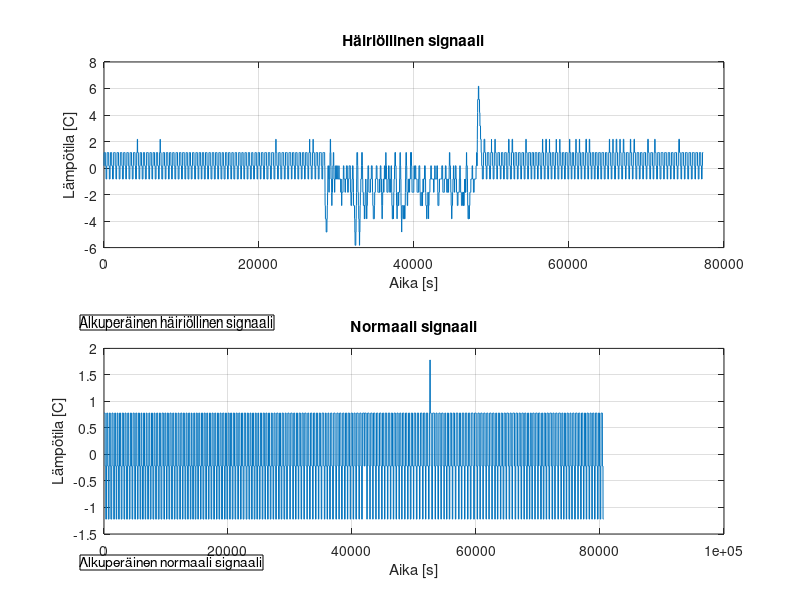
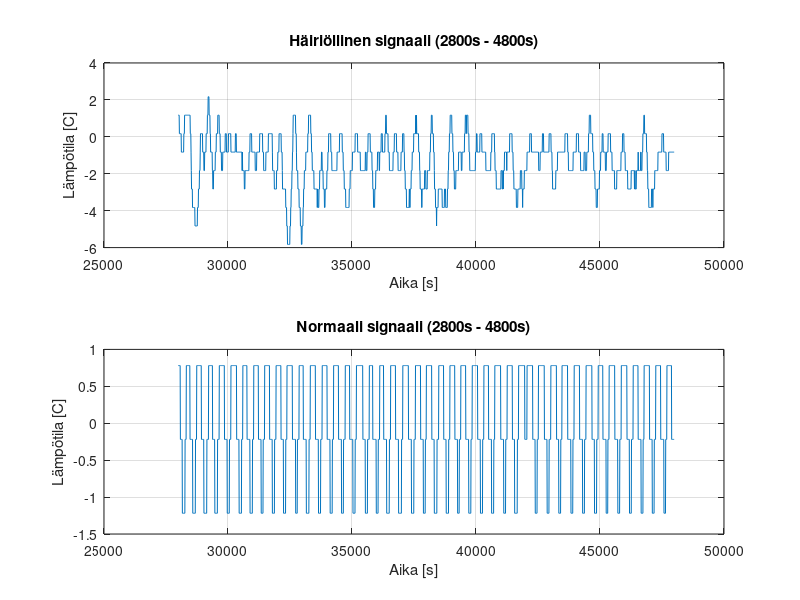
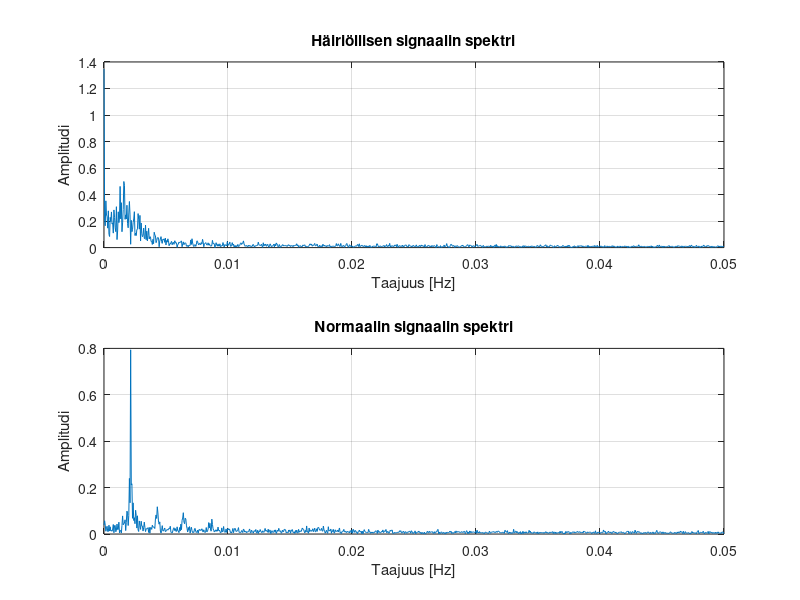

Write MATLAB code to recreate these figures, in order.
% DiSiPer - lisätehtävä 3 - Janne Bragge

close all

% 1. Luetaan tiedostot
data_fault = load('fc_fault.mat');
if isempty(data_fault)
    error('Virhe: fc_fault.mat -tiedoston lataaminen epäonnistui.');
end

data_norm = load('fc_norm.mat');
if isempty(data_norm)
    error('Virhe: fc_norm.mat -tiedoston lataaminen epäonnistui.');
end

% Muodostetaan muuttujat
fault_signal = data_fault.fc_fault;
norm_signal = data_norm.fc_norm;

% Näytteistystaajuus
fs = 0.1; % Hz
dt = 1 / fs; % Näyteväliaika

% 2. Luodaan aikavektori ja piirretään alkuperäiset signaalit
t_fault = 0 : dt : (length(fault_signal) - 1) * dt;
t_norm = 0 : dt : (length(norm_signal) - 1) * dt;

figure;
subplot(2, 1, 1);
plot(t_fault, fault_signal);
xlabel('Aika [s]');
ylabel('Lämpötila [C]');
title('Häiriöllinen signaali');
grid on;
annotation('textbox', [0.1, 0.45, 0.3, 0.05], 'String', 'Alkuperäinen häiriöllinen signaali');

subplot(2, 1, 2);
plot(t_norm, norm_signal);
xlabel('Aika [s]');
ylabel('Lämpötila [C]');
title('Normaali signaali');
grid on;
annotation('textbox', [0.1, 0.05, 0.3, 0.05], 'String', 'Alkuperäinen normaali signaali');

waitforbuttonpress;

% 3. Luodaan uudet muuttujat rajoitetulle aikavälille
start_index = 2800;
end_index = 4800;

fault_signal_zoom = fault_signal(start_index:end_index);
norm_signal_zoom = norm_signal(start_index:end_index);

% 4.  Lasketaan zoomatut aikavektorit alkuperäisten perusteella
t_zoom_fault = t_fault(start_index:end_index);
t_zoom_norm = t_norm(start_index:end_index);

% 5. Piirretään rajoitetun aikavälin signaalit
figure;

subplot(2, 1, 1);
plot(t_zoom_fault, fault_signal_zoom);
xlabel('Aika [s]');
ylabel('Lämpötila [C]');
title('Häiriöllinen signaali (2800s - 4800s)');
grid on;

subplot(2, 1, 2);
plot(t_zoom_norm, norm_signal_zoom);
xlabel('Aika [s]');
ylabel('Lämpötila [C]');
title('Normaali signaali (2800s - 4800s)');
grid on;

waitforbuttonpress;

% 6. Muodostetaan ja piirretään amplitudispektrit
N_fault = length(fault_signal_zoom);
N_norm = length(norm_signal_zoom);

% --- Tarkistetaan signaalien pituudet (parillinen/pariton) ---
if mod(N_fault, 2) == 0
    disp('fault_signal_zoom on parillisen pituinen.');
else
    disp('fault_signal_zoom on parittoman pituinen.');
end

if mod(N_norm, 2) == 0
    disp('norm_signal_zoom on parillisen pituinen.');
else
    disp('norm_signal_zoom on parittoman pituinen.');
end
% -------------------------------------------------------------


f_fault = fs * (0 : (N_fault / 2)) / N_fault;
f_norm = fs * (0 : (N_norm / 2)) / N_norm;

fault_fft = fft(fault_signal_zoom);
norm_fft = fft(norm_signal_zoom);

P1_fault = abs(fault_fft / N_fault);
P1_norm = abs(norm_fft / N_norm);

P2_fault = P1_fault(1 : (N_fault / 2) + 1);
P2_norm = P1_norm(1 : (N_norm / 2) + 1);

% ---  amplitudiskaalaus (ottaa huomioon parillisuuden/parittomuuden) ---
if mod(N_fault, 2) == 0  % Parillinen
    P2_fault(2 : end - 1) = 2 * P2_fault(2 : end - 1);
else % Pariton
    P2_fault(2 : end) = 2 * P2_fault(2 : end);
end

if mod(N_norm, 2) == 0  % Parillinen
    P2_norm(2 : end - 1) = 2 * P2_norm(2 : end - 1);
else % Pariton
    P2_norm(2 : end) = 2 * P2_norm(2 : end);
end
% ------------------------------------------------------------------------------

figure;
subplot(2, 1, 1);
plot(f_fault, P2_fault);
xlabel('Taajuus [Hz]');
ylabel('Amplitudi');
title('Häiriöllisen signaalin spektri');
grid on;

subplot(2, 1, 2);
plot(f_norm, P2_norm);
xlabel('Taajuus [Hz]');
ylabel('Amplitudi');
title('Normaalin signaalin spektri');
grid on;

% 7.  Tulostetaan spektrien tulkinta disp-funktiolla, joka näkyy komentorivillä koodin ajamisen jälkeen
disp('Spektrien tulkinta:');
disp('-------------------');
disp('Häiriöllisen signaalin spektrissä on korkea DC-komponentti,');
disp('useita piikkejä eri taajuuksilla ja epäsäännöllinen muoto,');
disp('mikä viittaa merkittävään häiriöön.');
disp('Normaalin signaalin spektri on tasaisempi, matalampi DC-');
disp('komponentti ja vähemmän piikkejä, mikä osoittaa vähemmän');
disp('häiriötä ja vakaamman signaalin.');

disp('----------------------------------------------------------');
disp('Tukiäly: LLM Gemini Advance 2.0 Pro Experimental');
